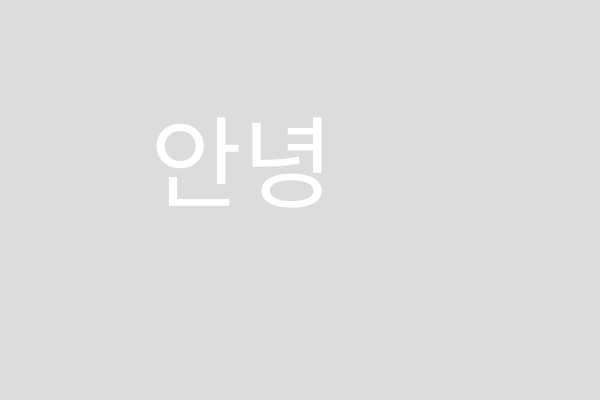
Frame 1 (no input)
Frame 60 (no input): identical to frame 1, image omitted
Frame 120 (the mouse pressed at the canvas centre since frame 60): identical to frame 1, image omitted

The p5.js sketch that drew this single still picture (run headless with seeded random() and noise() and a simulated clock; from frame 60 on, the mouse is pressed at the canvas centre):

// p5.js sketch
// ── sketch.js
let message = ["안녕", "승이야",  "생일 축하해", "코로나때문에", "온라인으로 편지를 전해"];

let index = 0;

function setup() {
  createCanvas(600, 400);
}

function draw() {
  background(220);

  fill(255);
  textSize(100);
  text(message[index], width/4, height/2);
}

function mouseClicked(){
  index = index +1 ;
}
